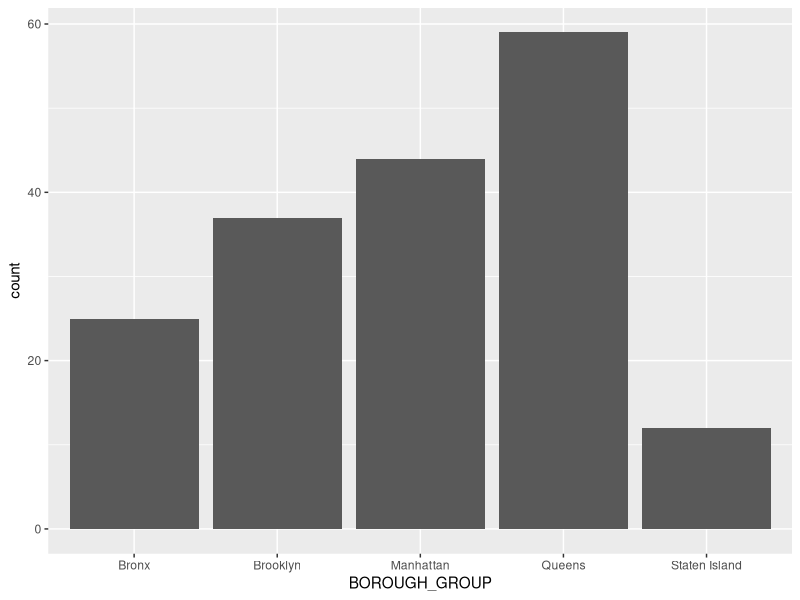
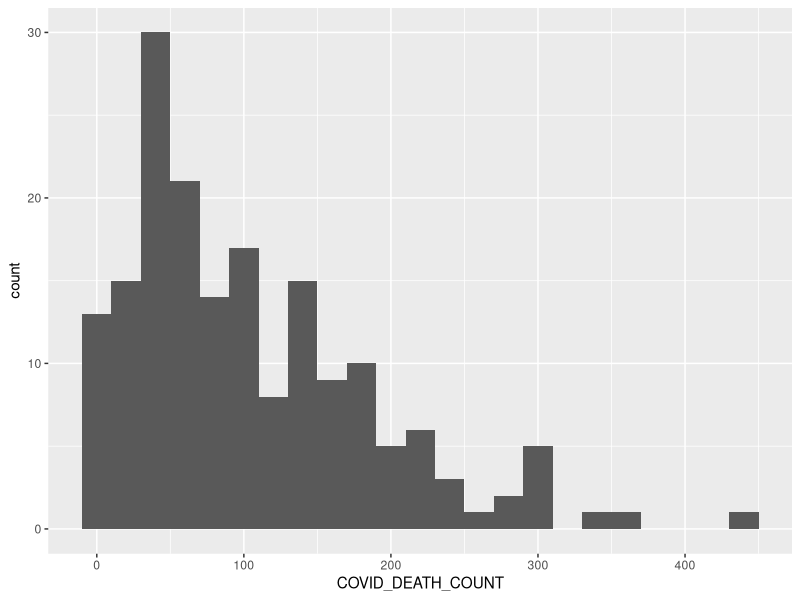
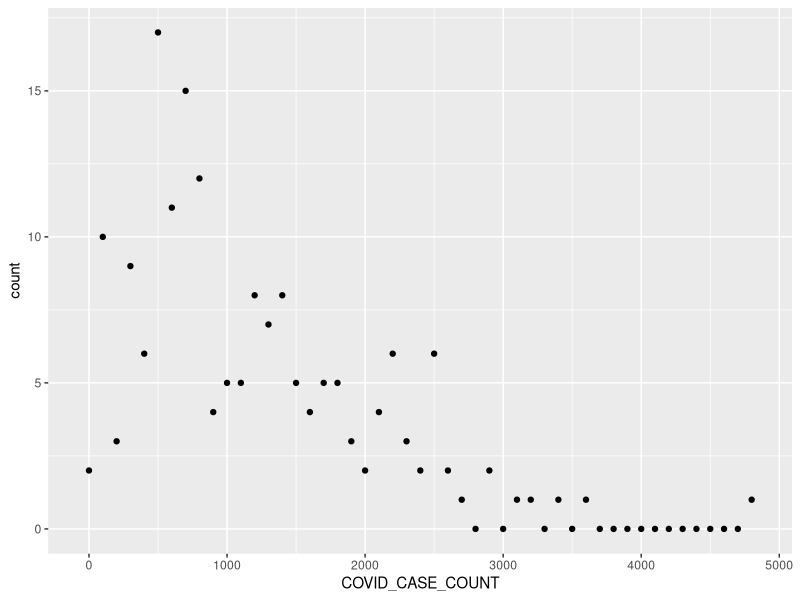
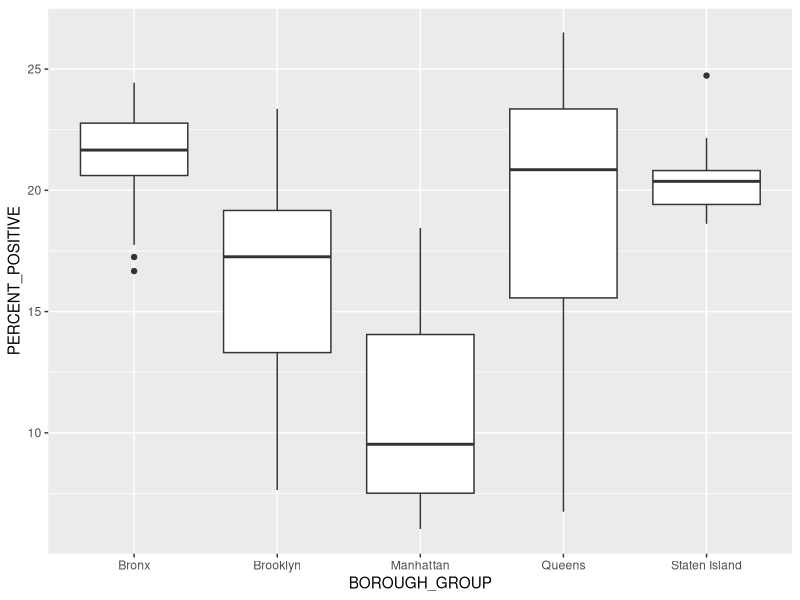
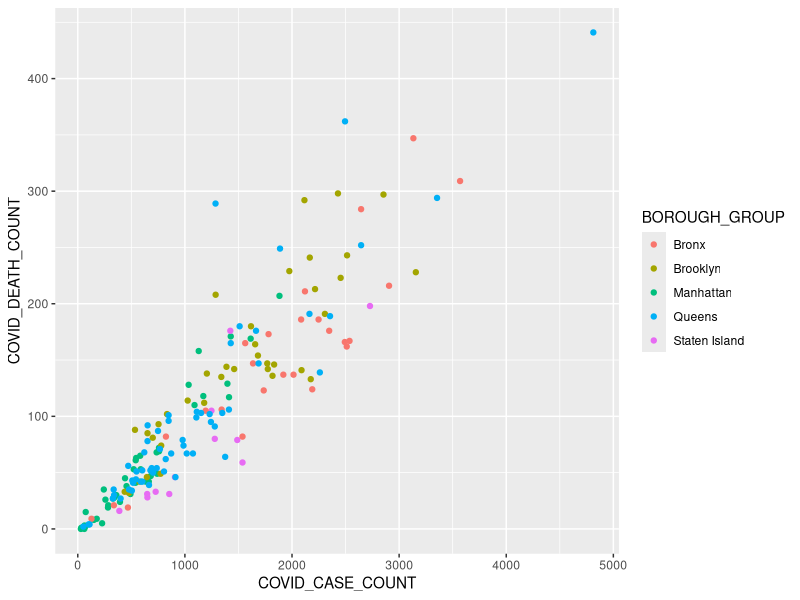
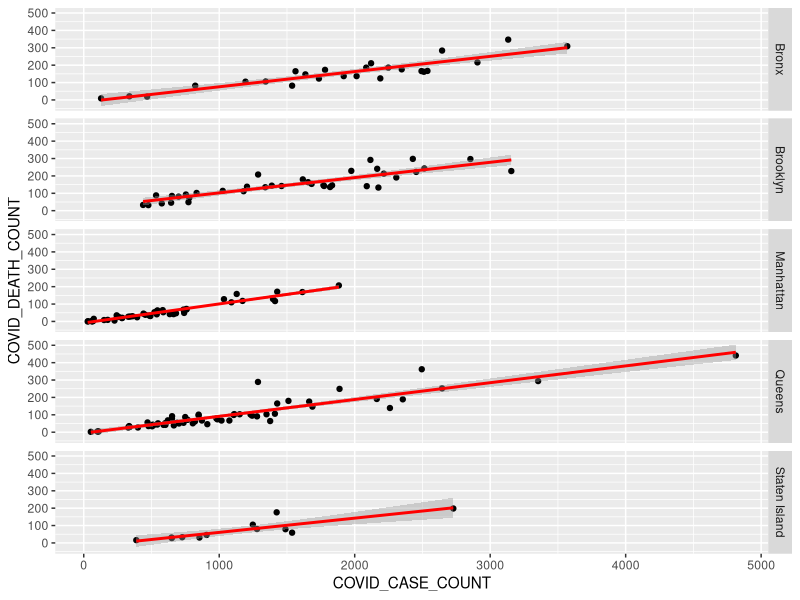
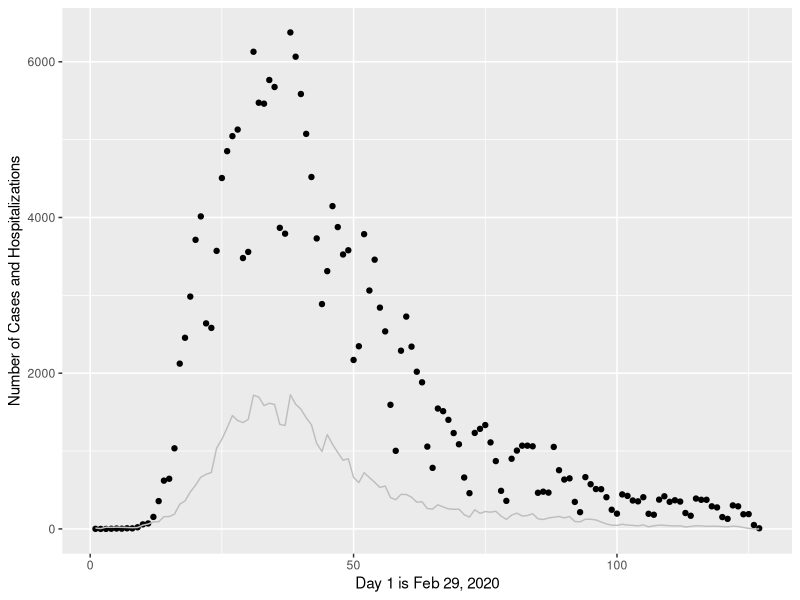
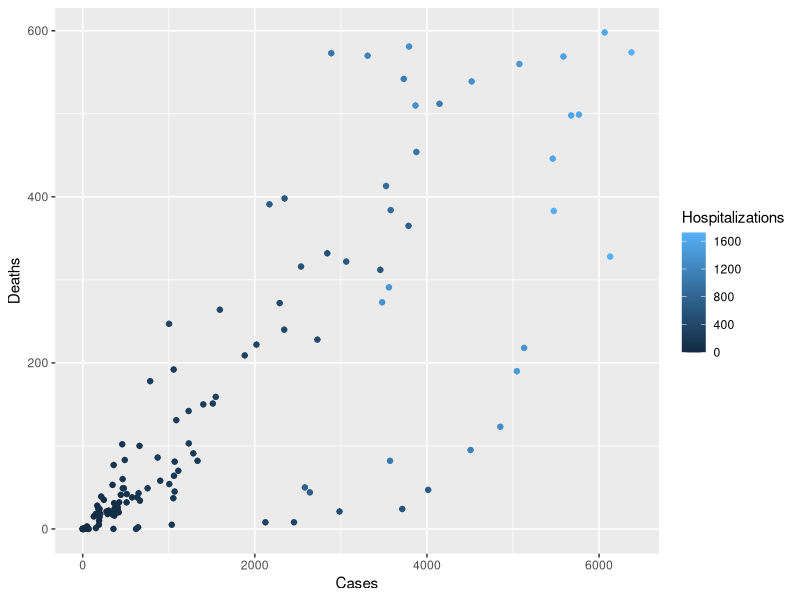

The R script that drew these images, in order:
## ---- chunk 1
library(ggplot2)
covidzipcodecounts<- read.csv("CovidData-NYCZipcodeCounts.csv", header = T, sep = ",")
coviddailycounts<- read.csv("CovidData-NYStateDailyCounts.csv", header = T, sep = ",")
## ---- chunk 2
ggplot(data = covidzipcodecounts,mapping = aes(x=BOROUGH_GROUP))+ geom_bar()
## ---- chunk 3
ggplot(data = covidzipcodecounts)+ geom_histogram(mapping = aes(x=COVID_DEATH_COUNT), binwidth = 20)
## ---- chunk 4
g<-ggplot(covidzipcodecounts, aes(COVID_CASE_COUNT))
g+stat_bin(binwidth = 100, geom="point")
## ---- chunk 5
ggplot(covidzipcodecounts, mapping = aes(x=BOROUGH_GROUP, y=PERCENT_POSITIVE))+ geom_boxplot()
## ---- chunk 6
qplot(COVID_CASE_COUNT,COVID_DEATH_COUNT, data = covidzipcodecounts, color= BOROUGH_GROUP)
## ---- chunk 7
w<-ggplot(covidzipcodecounts,aes(x=COVID_CASE_COUNT,y=COVID_DEATH_COUNT))+geom_point()
w+facet_grid(rows = vars(BOROUGH_GROUP))+geom_smooth(formula = y~x, method = "lm", se=TRUE,color='red')
## ---- chunk 8
coviddailycounts$DATE_OF_INTEREST <- as.Date.character(coviddailycounts$DATE_OF_INTEREST, format = "%m/%d/%y")
coviddailycounts$Num_days <- seq(1:nrow(coviddailycounts))
ggplot(coviddailycounts, aes(x=Num_days, y=Cases)) + 
  geom_point() + 
  geom_line(aes(y=Hospitalizations), color='gray') + 
  xlab("Day 1 is Feb 29, 2020") + 
  ylab("Number of Cases and Hospitalizations")
## ---- chunk 9
qplot(Cases, Deaths, data = coviddailycounts, color=Hospitalizations)+geom_point(size=1, shape=3)
## ---- chunk 10
coviddailycounts$prop <- ifelse(coviddailycounts$Cases==0, coviddailycounts$Deaths/(coviddailycounts$Cases+0.000000001), coviddailycounts$Deaths/coviddailycounts$Cases)
ggplot(coviddailycounts, aes(x=Cases, y=prop, color=Hospitalizations)) + 
  geom_point() +
  ylab("Proportion of deaths to cases")
## ---- chunk 11
Totalcases <- sum(covidzipcodecounts[, "COVID_CASE_COUNT"])
print(paste("Total number of cases in New York City is", Totalcases), quote=FALSE)

### total population of New York City
Totalpop <- sum(covidzipcodecounts[, "POP_DENOMINATOR"])
print(paste("Total population of New York City is", Totalpop), quote=FALSE)
## ---- chunk 12
### lappy functions
lapply(list(covidzipcodecounts[4:10]), FUN=summary)

### sapply functions
sapply(list(covidzipcodecounts[4:10]), FUN=summary)
## ---- chunk 13
attach(covidzipcodecounts)
brooklynstats <- summary(COVID_CASE_COUNT[BOROUGH_GROUP=="Brooklyn"])
brooklynstats
detach(covidzipcodecounts)
## ---- chunk 14
attach(covidzipcodecounts)

### for Queens
queensstats<-summary(COVID_CASE_COUNT[BOROUGH_GROUP=="Queens"])
queensstats

print(" ", quote=FALSE)
### for Staten Island
StatenIslandstats<-summary(COVID_CASE_COUNT[BOROUGH_GROUP=="Staten Island"])
StatenIslandstats
detach(covidzipcodecounts)
## ---- chunk 15
attach(covidzipcodecounts)
zip = MODIFIED_ZCTA[which(COVID_DEATH_RATE == max(COVID_DEATH_RATE))]
neighborhood = NEIGHBORHOOD_NAME[which(COVID_DEATH_RATE == max(COVID_DEATH_RATE))]
print(paste("The neighborhood with the highest death rate is", neighborhood, "and their zipcode is", zip), quote=FALSE)
detach(covidzipcodecounts)
## ---- chunk 16
attach(coviddailycounts)
DATE_OF_INTEREST[which(Hospitalizations == max(Hospitalizations))]
detach(coviddailycounts)
## ---- chunk 17
myvectorpat<-seq(0,75,by=5)
myvectorpat
# print(paste0(), quote=FALSE)

### Extracting the 12th value of the vector.
print(paste("The 12th value is", myvectorpat[12]))
## ---- chunk 18
rev(myvectorpat)
## ---- chunk 19
myvectorpat2<-rep(c(1,6,3), c(30,22,17))
myvectorpat2
## ---- chunk 20
mymatrixpat<-diag(seq(20,2,by=-2))
mymatrixpat
### Finding the inverse of the matrix created.
solve(mymatrixpat)
## ---- chunk 21
### Making the 7 column of the matrix a vector.

myvectorpat3<-mymatrixpat[,7]

myvectorpat3

### Turnimg the vector into a 5*2 matrix, filling out the matrix, filling out the matrix by column.

mymatrixpat3<-matrix(c(myvectorpat3), nrow = 2, ncol = 5, byrow = F)

mymatrixpat3
